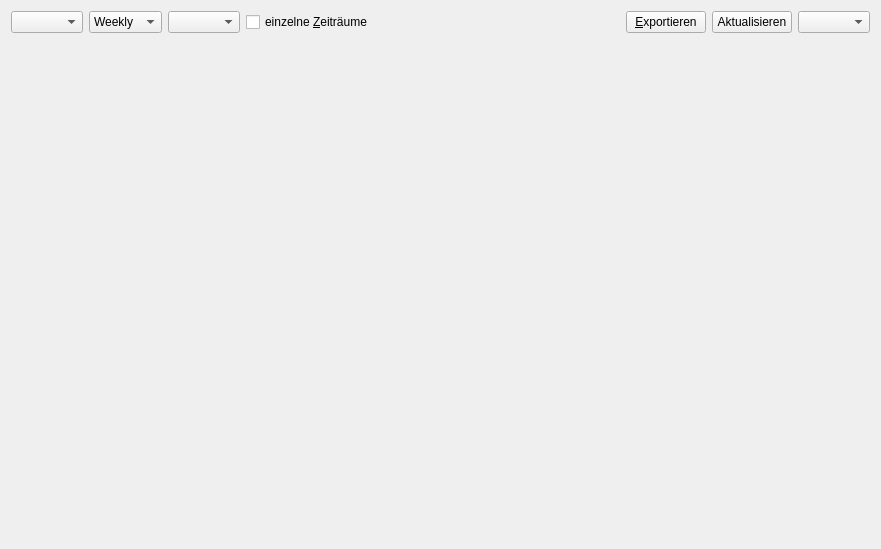
<?xml version="1.0" encoding="UTF-8"?>
<ui version="4.0">
 <class>DienstnehmerStatistik</class>
 <widget class="QWidget" name="DienstnehmerStatistik">
  <property name="geometry">
   <rect>
    <x>0</x>
    <y>0</y>
    <width>881</width>
    <height>549</height>
   </rect>
  </property>
  <property name="windowTitle">
   <string>Dienstnehmer Stunden</string>
  </property>
  <layout class="QVBoxLayout" name="verticalLayout">
   <item>
    <layout class="QHBoxLayout" name="horizontalLayout">
     <item>
      <widget class="QComboBox" name="comboBox_employees"/>
     </item>
     <item>
      <widget class="QComboBox" name="comboBox_calculationPeriod">
       <item>
        <property name="text">
         <string>Weekly</string>
        </property>
       </item>
       <item>
        <property name="text">
         <string>Monthly</string>
        </property>
       </item>
      </widget>
     </item>
     <item>
      <widget class="QComboBox" name="comboBox_periodAmount"/>
     </item>
     <item>
      <widget class="QCheckBox" name="checkBox_singlePeriods">
       <property name="text">
        <string>einzelne &amp;Zeiträume</string>
       </property>
      </widget>
     </item>
     <item>
      <spacer name="horizontalSpacer">
       <property name="orientation">
        <enum>Qt::Horizontal</enum>
       </property>
       <property name="sizeHint" stdset="0">
        <size>
         <width>40</width>
         <height>20</height>
        </size>
       </property>
      </spacer>
     </item>
     <item>
      <widget class="QPushButton" name="pushButton_export">
       <property name="text">
        <string>&amp;Exportieren</string>
       </property>
      </widget>
     </item>
     <item>
      <widget class="QPushButton" name="pushButton_refresh">
       <property name="text">
        <string>Aktualisieren</string>
       </property>
      </widget>
     </item>
     <item>
      <widget class="QComboBox" name="comboBox_period"/>
     </item>
    </layout>
   </item>
   <item>
    <layout class="QHBoxLayout" name="horizontalLayout_2">
     <item>
      <widget class="ReportTextViewWidget" name="textView" native="true">
       <property name="sizePolicy">
        <sizepolicy hsizetype="Preferred" vsizetype="Preferred">
         <horstretch>1</horstretch>
         <verstretch>0</verstretch>
        </sizepolicy>
       </property>
      </widget>
     </item>
    </layout>
   </item>
  </layout>
 </widget>
 <customwidgets>
  <customwidget>
   <class>ReportTextViewWidget</class>
   <extends>QWidget</extends>
   <header>reports.reportTextViewWidget</header>
   <container>1</container>
  </customwidget>
 </customwidgets>
 <resources/>
 <connections/>
</ui>
